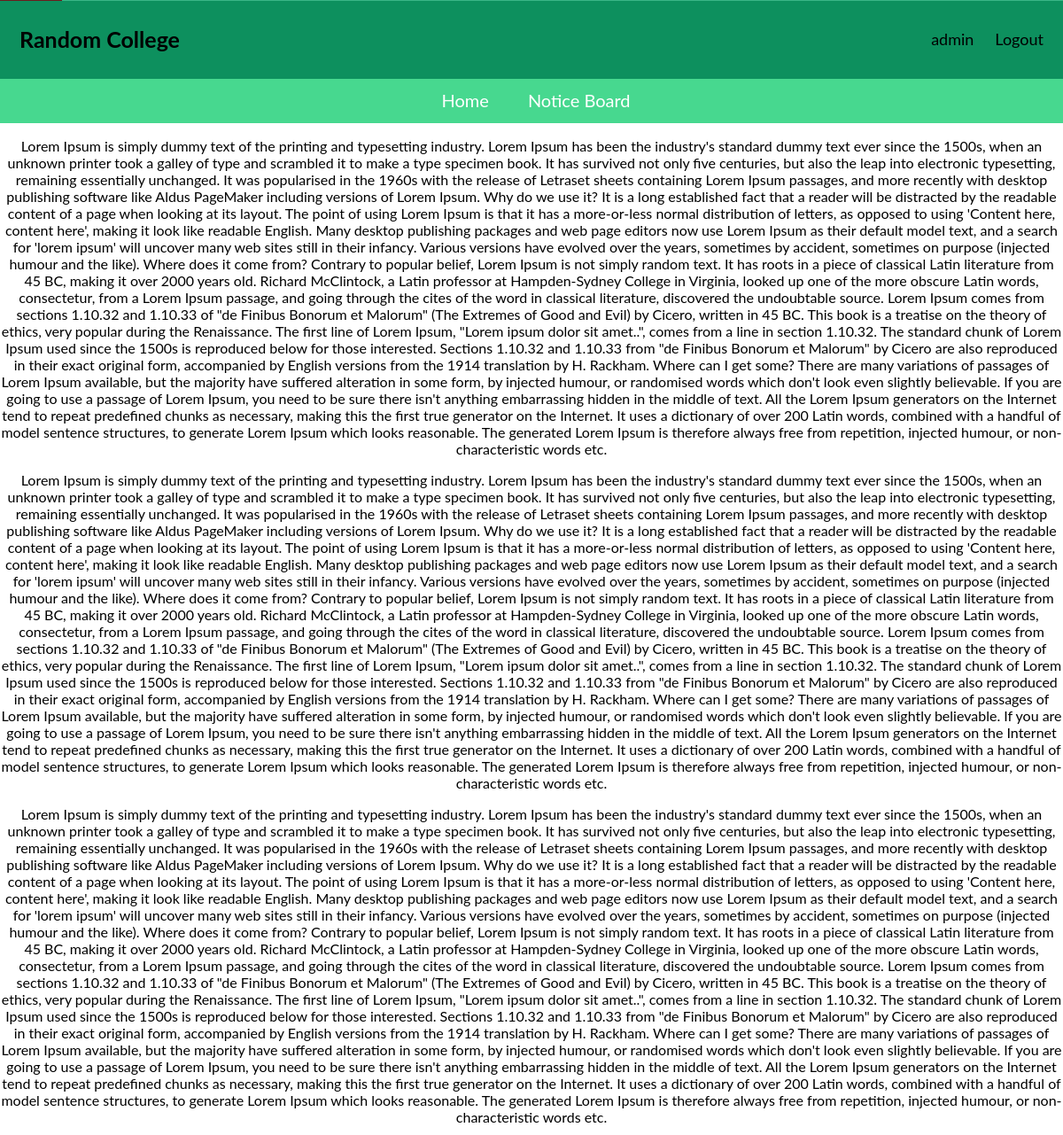
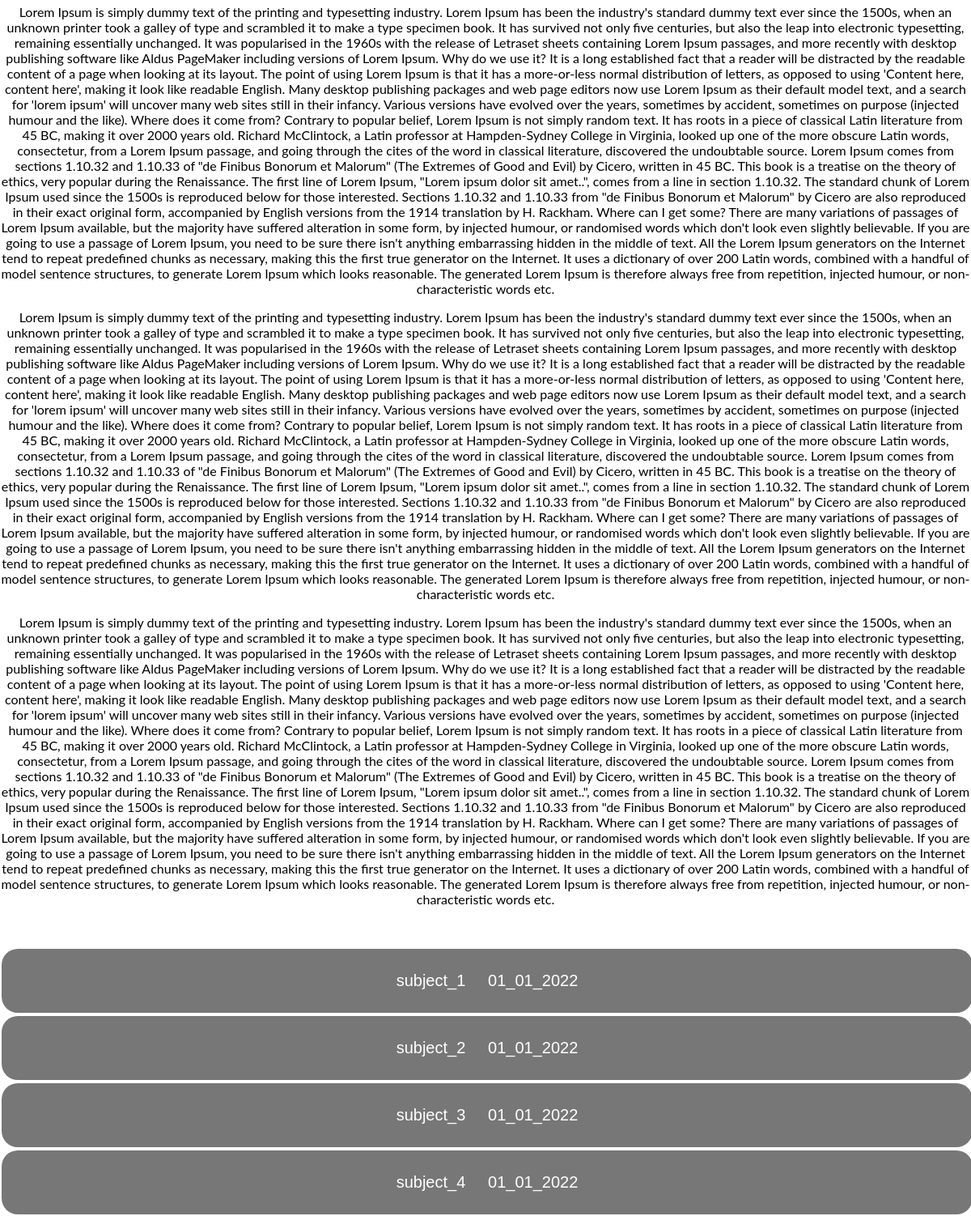
Page / (signed in) on the committed database (2 pictures, top to bottom).
### tables this page shows
create table board(
    board_id varchar(100),
    board_name   varchar(100),
    board_date   varchar(10),
    borad_description varchar(10000)

);

### index.php (the view, shortened to what the rows shown need)
<?php
    include 'templates/tem_navbar.php';
?>
<!DOCTYPE html>
<html lang="en">
<head>
</head>
<body>
    <div class="notice" id="sec-2">
        <div class="new_content">
            <?php
      $db_servername = "localhost";
      $db_username = "user2";
      $db_password = "passuser2";
      $db_name = "db1";
      $conn = mysqli_connect($db_servername, $db_username, $db_password, $db_name);
      $sql = "select * from board";
      if(mysqli_query($conn, $sql))
      {
          $result = mysqli_query($conn, $sql);
          while($row = mysqli_fetch_assoc($result))
          {
            $board_name = $row['board_name'];
            $board_date = $row['board_date'];
            $board_desc = $row['board_desc'];
            echo "
            <button type='button' class='collapsible kk-btn'><p class='kk'>$board_name &nbsp&nbsp&nbsp $board_date</p></button>
            <div class='content2'>
             $board_desc
            </div>";
          }
      }
      else{
        echo "ERROR : ".mysqli_error($conn);
      }
  ?>
        </div>
</body>
</html>

### rows in the picture
board: board_name "subject_1", board_date "01_01_2022"
board: board_name "subject_2", board_date "01_01_2022"
board: board_name "subject_3", board_date "01_01_2022"
board: board_name "subject_4", board_date "01_01_2022"

### other values in the picture
$_SESSION['fname'] "admin"
